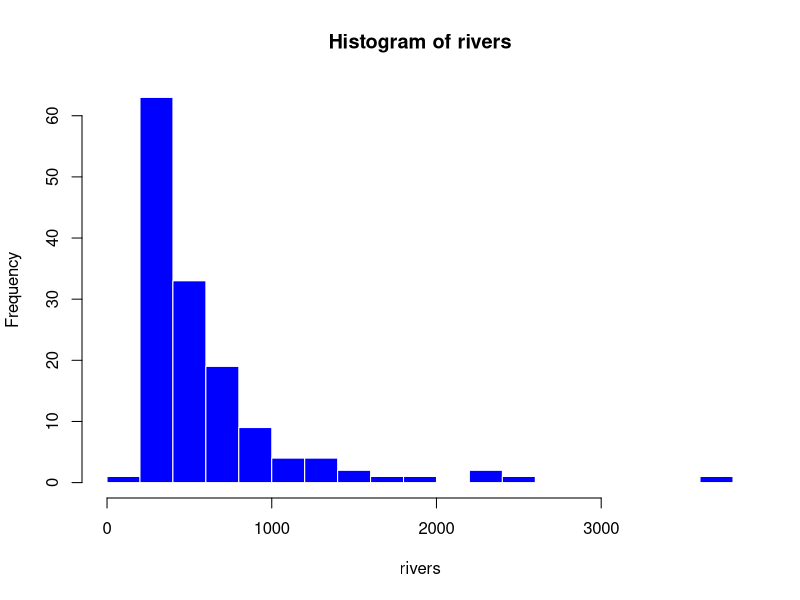
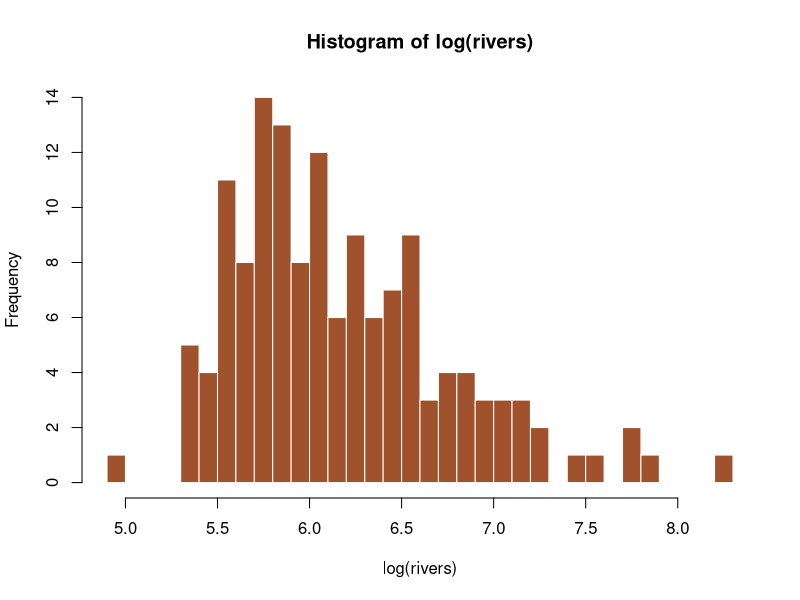
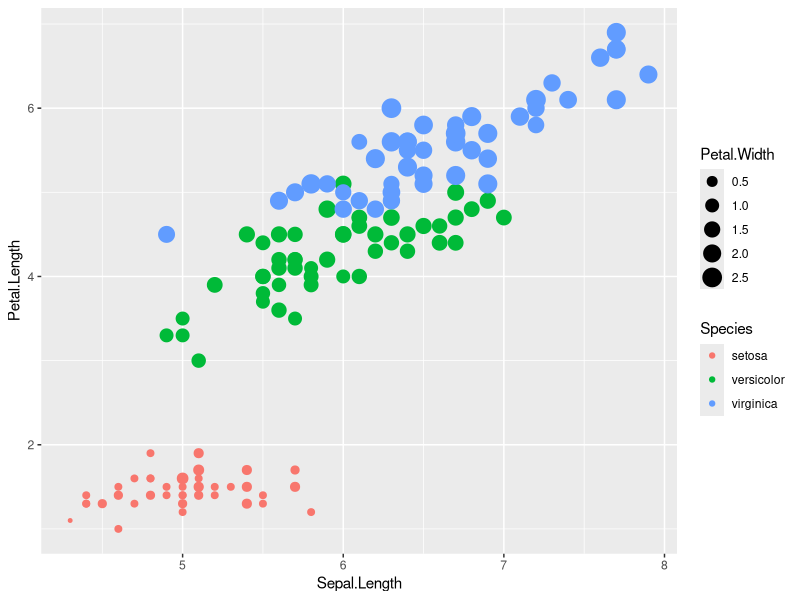

These charts were generated, in order, by the following R code:
## ---- chunk 1
options(htmltools.dir.version = FALSE)
## ---- chunk 2
data()	      # browse pre-loaded data sets
data(rivers)	# get this one: "Lengths of Major North American Rivers"
?rivers
head(rivers,10)	# peek at the data set
length(rivers)	# how many rivers were measured?
summary(rivers) # what are some summary statistics?
## ---- chunk 3
# make a histogram; play around with these parameters
hist(rivers, col="blue", border="white", breaks=25) 
## ---- chunk 4
hist(log(rivers), col="sienna", border="white", breaks=25) 
## ---- chunk 5
#install.packages("devtools")
#devtools::install_github("shukai/coolR)
## ---- chunk 6
library("ggplot2")
# qplot: ggplot2 中最基本的繪圖函數
qplot(data = iris, Sepal.Length, Petal.Length, color = Species, size = Petal.Width)

## ---- chunk 7
a <- 19
a
## ---- chunk 8
mode(rivers)
## ---- chunk 9
b <- 8.31
mode(b)
## ---- chunk 10
c <- 'coding'
mode(c)
## ---- chunk 11
d <- F
mode(d)
## ---- chunk 12
e <- 2+3i
mode(e)
## ---- chunk 13
# R object containing both numeric and logical element
x <- c(2, 4, TRUE, 6, FALSE, 8); mode(x)
# R object containing character, numeric, and logical elements
y <- c(1,2,TRUE,FALSE,"a"); mode(y)
## ---- chunk 14
is.character(b)
as.character(b)
## ---- chunk 15
g <- c(1,2,3)
h <- c('me','you')
i <- 1:6
j <- seq(from=1, to=10, by=2)
k <- rep(1:4, times=3, each=2)

## ---- chunk 16
m <- c(2:10)
m[1]
m[1:3]
## ---- chunk 17
# csv (逗號分隔 comma separated value file); csv2 (分號分隔 semicolon separated values)

#my_Rclass <- read.csv(file.choose())

